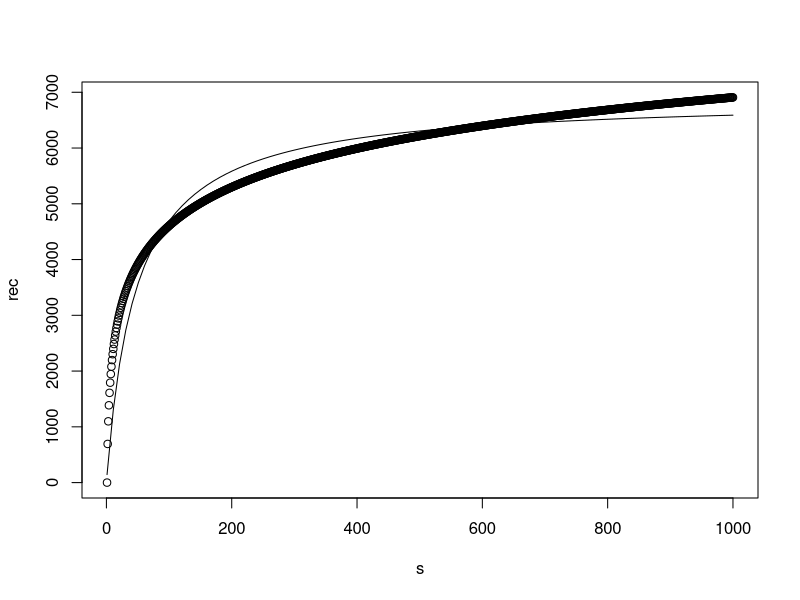

This chart was generated by the following R code:
bevHolt <- function(s, mu, lambda) {
    (mu*s) / (lambda + s)
}

bevHolt.optimizer <- function(data, s) {
    mu <- data[1]
    lambda <- data[2]
    return(bevHolt(s, mu, lambda))
}

bevHolt.sse <- function(data, s, recruits) {
    rec.hat <- bevHolt.optimizer(data, s);
    return(sum((recruits - rec.hat)^2))
}

s <- 1:1000
rec <- log(s)*1000

params <- nlm(bevHolt.sse, c(6500,100), s, rec)

plot(rec ~ s)
curve(bevHolt.optimizer(params$estimate, x), add=T)
